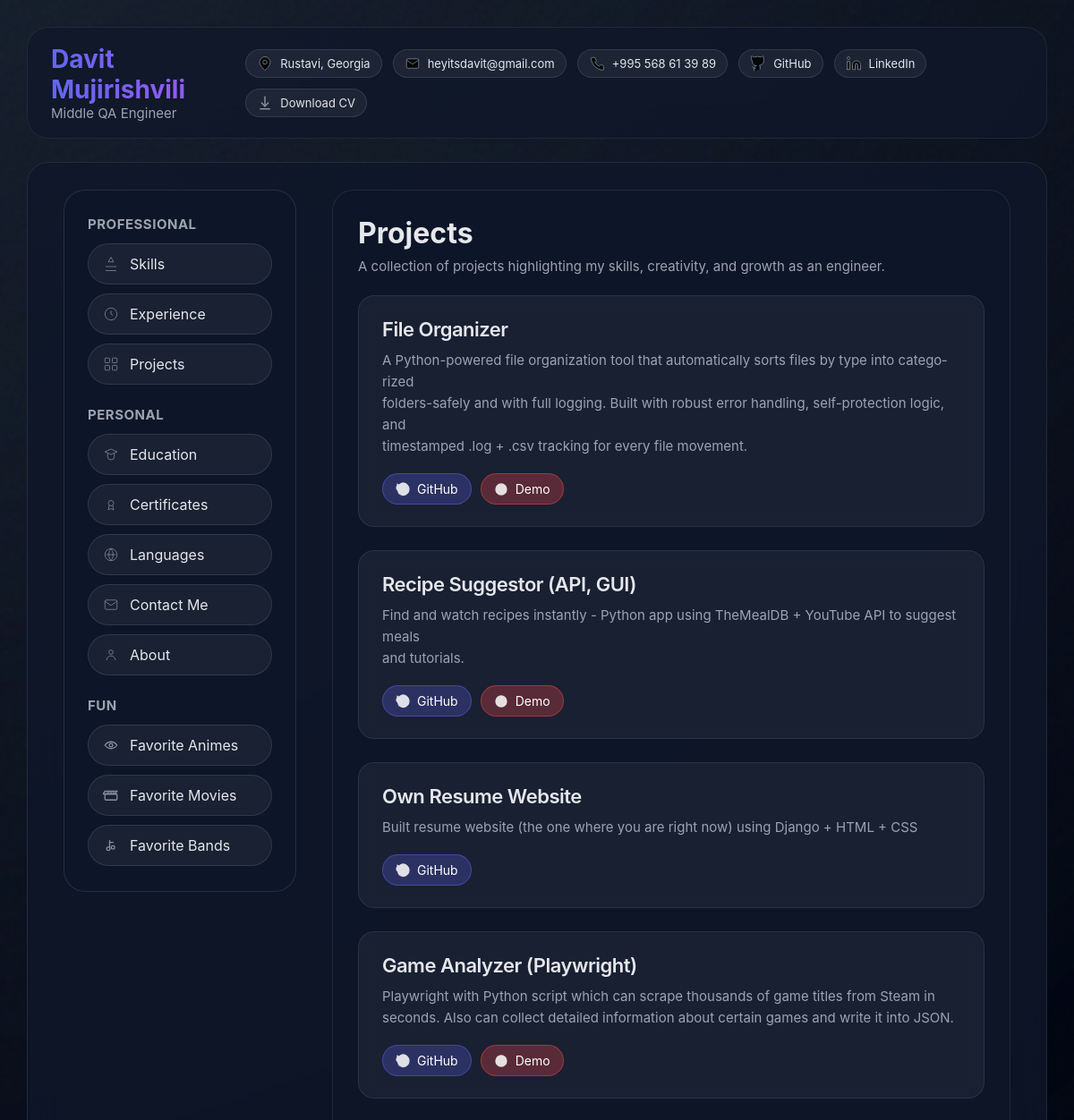
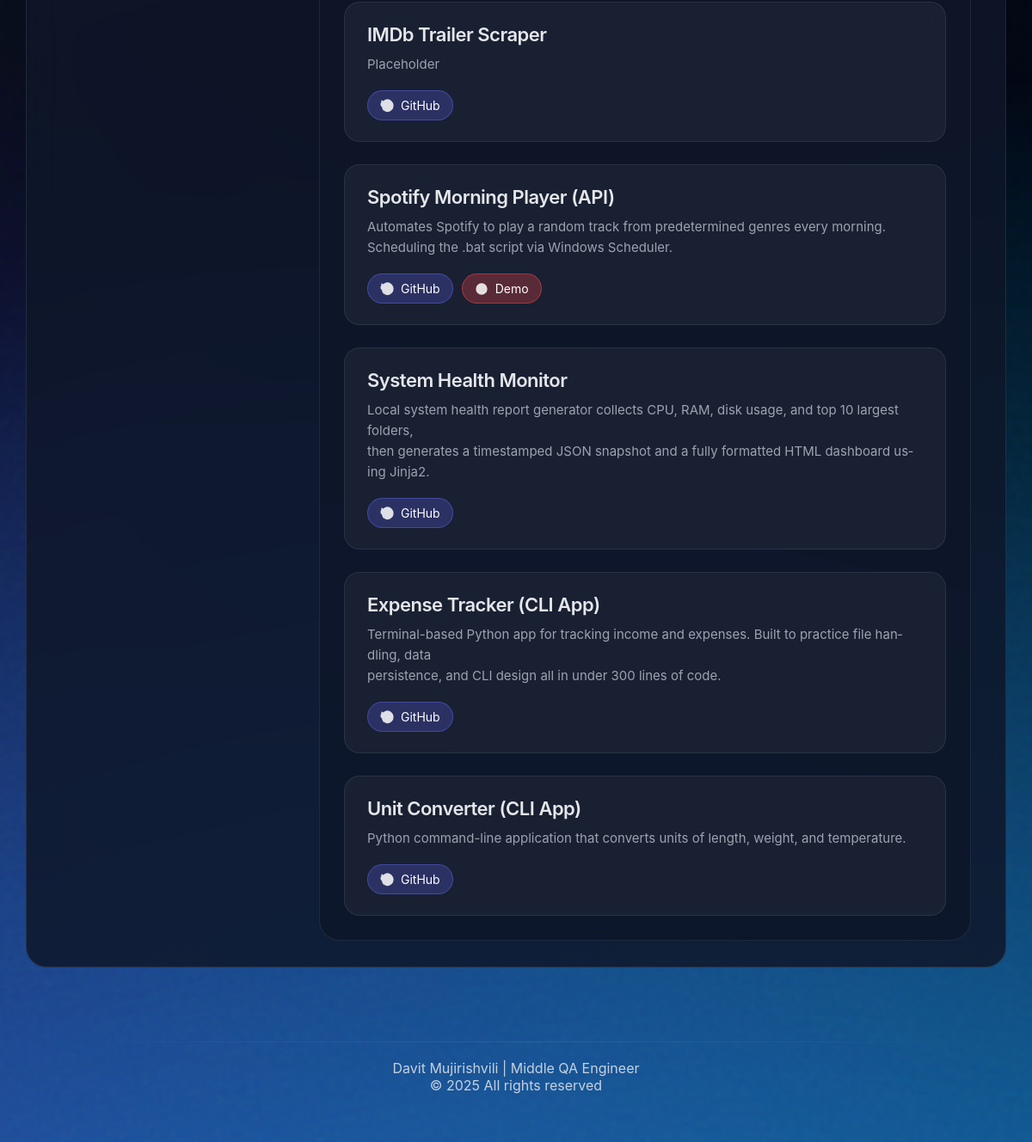
/projects/, run on the app's committed database (2 pictures, top to bottom).
### resume/models.py (models this page shows, shortened)
class Profile(models.Model):
    full_name = models.CharField(max_length=120)
    title = models.CharField(max_length=120)
    location = models.CharField(max_length=120, blank=True)
    email = models.EmailField(blank=True)
    github = models.URLField(blank=True)
    linkedin = models.URLField(blank=True)
    phone = models.CharField(max_length=50, blank=True, null=True)
    about = models.TextField(blank=True)  # <- FULL ABOUT PAGE CONTENT
    hero_heading = models.CharField(max_length=200, blank=True)
    hero_subheading = models.CharField(max_length=300, blank=True)
    hero_description = models.TextField(blank=True)
    hero_button_primary = models.CharField(max_length=100, blank=True)
    hero_button_primary_link = models.URLField(blank=True)
    hero_button_secondary = models.CharField(max_length=100, blank=True)
    hero_button_secondary_link = models.URLField(blank=True)
    hero_typing_text = models.TextField(blank=True)
    hero_highlight_1 = models.CharField(max_length=200, blank=True)
    hero_highlight_2 = models.CharField(max_length=200, blank=True)
    hero_highlight_3 = models.CharField(max_length=200, blank=True)
    stat_title_1 = models.CharField(max_length=120, blank=True)
    stat_value_1 = models.CharField(max_length=50, blank=True)
    stat_title_2 = models.CharField(max_length=120, blank=True)
    stat_value_2 = models.CharField(max_length=50, blank=True)
    stat_title_3 = models.CharField(max_length=120, blank=True)
    stat_value_3 = models.CharField(max_length=50, blank=True)
    stat_title_4 = models.CharField(max_length=120, blank=True)
    stat_value_4 = models.CharField(max_length=50, blank=True)
    photo = models.ImageField(upload_to='profile_photos/', blank=True, null=True)
    focus_now = models.CharField(max_length=120, blank=True)
    focus_next = models.CharField(max_length=120, blank=True)
    focus_later = models.CharField(max_length=120, blank=True)
    resume_pdf = models.FileField(
        upload_to="resumes/",
        blank=True,
        null=True,
        help_text="Upload your PDF resume"
    )

class Project(models.Model):
    profile = models.ForeignKey(Profile, on_delete=models.CASCADE, related_name="projects")
    name = models.CharField(max_length=150)
    description = models.TextField(blank=True)
    github = models.URLField(blank=True)
    demo = models.URLField(blank=True)

### resume/views.py (the view)
# urls.py: path('projects/', views.projects_view, name='projects'),
def projects_view(request):
    profile = get_profile()
    return render(request, "resume/projects.html", {
        "profile": profile,
        "projects": profile.projects.all()
    })

### resume/views.py (called while the page is built)
def get_profile():
    return Profile.objects.first()  # your single profile

### resume/templates/resume/projects.html (shortened to what this page needs)
{% extends "resume/base.html" %}
{% block content %}
<div class="section">
    <div class="page-header">
        <div class="page-title">Projects</div>
        <div class="page-subtitle">
            A collection of projects highlighting my skills, creativity, and growth as an engineer.
        </div>
    </div>
    {% if projects %}
        <div class="projects-grid">
            {% for project in projects %}
                <div class="project-card">
                    <div class="project-title">
                        {{ project.name }}
                    </div>
                    <div class="project-desc">
                        {{ project.description|linebreaksbr }}
                    </div>
                    <div class="project-links">
                        {% if project.github %}
                            <a class="proj-btn btn-github" href="{{ project.github }}" target="_blank">
                                GitHub
                            </a>
                        {% endif %}
                        {% if project.demo %}
                            <a class="proj-btn btn-demo" href="{{ project.demo }}" target="_blank">
                                <svg class="btn-icon" fill="currentColor" viewBox="0 0 24 24">
                                    <path d="M10 8l6 4-6 4V8zm12 4a10 10 0 11-20 0 10 10 0 0120 0z"/>
                                </svg>
                                Demo
                            </a>
                        {% endif %}
                    </div>
                </div>
            {% endfor %}
        </div>
    {% else %}
        <p style="color:var(--text-soft); margin-top:20px;">No projects added yet.</p>
    {% endif %}
</div>
{% endblock %}

### resume/templates/resume/base.html (shortened to what this page needs)
<!DOCTYPE html>
<html lang="en">
<head>
    {% load static %}
</head>
<body>
<div class="noise"></div>
<header class="top-header">
    <div class="top-header-left">
        <div class="top-name">{{ profile.full_name }}</div>
        <div class="top-role">{{ profile.title }}</div>
    </div>
    <div class="top-header-right">
        {% if profile.location %}
        <div class="top-chip">
            <svg class="chip-icon" viewBox="0 0 24 24">
                <path d="M12 22s8-6 8-12a8 8 0 1 0-16 0c0 6 8 12 8 12z"/>
                <circle cx="12" cy="10" r="3"/>
            </svg>
            {{ profile.location }}
        </div>
        {% endif %}
        {% if profile.email %}
        <a class="top-chip" href="mailto:{{ profile.email }}">
            <svg class="chip-icon" viewBox="0 0 24 24">
                <rect x="3" y="5" width="18" height="14" rx="2"/>
                <polyline points="3 7 12 13 21 7"/>
            </svg>
            {{ profile.email }}
        </a>
        {% endif %}
        {% if profile.phone %}
        <div class="top-chip">
            <svg class="chip-icon" viewBox="0 0 24 24">
                <path d="M22 16.92v3a2 2 0 0 1-2.18 2A19.8 19.8 0 0 1 3 5.18 2 2 0 0 1 5 3h3a2 2 0 0 1 2 1.72c.12.82.35 1.6.7 2.34a2 2 0 0 1-.45 2.3L9 10a16 16 0 0 0 6 6l1.64-1.25a2 2 0 0 1 2.3-.45c.74.35 1.52.58 2.34.7A2 2 0 0 1 22 16.92z"/>
            </svg>
            {{ profile.phone }}
        </div>
        {% endif %}
        {% if profile.github %}
        <a class="top-chip" href="{{ profile.github }}" target="_blank" rel="noopener noreferrer">
            GitHub
        </a>
        {% endif %}
        {% if profile.linkedin %}
        <a class="top-chip" href="{{ profile.linkedin }}" target="_blank" rel="noopener noreferrer">
            <svg class="chip-icon" viewBox="0 0 24 24">
                <path d="M16 8a6 6 0 0 1 6 6v7h-4v-7a2 2 0 0 0-4 0v7h-4v-7a6 6 0 0 1 6-6z"/>
                <rect x="2" y="9" width="4" height="12"/>
                <circle cx="4" cy="4" r="2"/>
            </svg>
            LinkedIn
        </a>
        {% endif %}
        {% if profile.resume_pdf %}
        <a class="top-chip" href="{{ profile.resume_pdf.url }}" target="_blank" download>
            <svg class="chip-icon" viewBox="0 0 24 24" fill="none" stroke="currentColor">
                <path d="M12 3v14" stroke-width="2" stroke-linecap="round"/>
                <path d="M7 12l5 5 5-5" stroke-width="2" stroke-linecap="round"/>
                <path d="M5 21h14" stroke-width="2" stroke-linecap="round"/>
            </svg>
            Download CV
        </a>
{% endif %}
    </div>
</header>
<div class="container">
    <aside class="sidebar">
        <div class="card">
            <div class="nav-title">Professional</div>
            <nav class="nav-list">
                <a class="nav-item" href="{% url 'skills' %}">
                    <svg class="nav-icon" viewBox="0 0 24 24" fill="none" stroke="currentColor">
                        <path d="M12 2l4 7H8l4-7zM4 22h16M4 16h16" />
                    </svg>
                    <span>Skills</span>
                </a>
                <a class="nav-item" href="{% url 'experience' %}">
                    <svg class="nav-icon" viewBox="0 0 24 24" fill="none" stroke="currentColor">
                        <circle cx="12" cy="12" r="9" />
                        <path d="M12 7v5l3 2" />
                    </svg>
                    <span>Experience</span>
                </a>
                <a class="nav-item" href="{% url 'projects' %}">
                    <svg class="nav-icon" viewBox="0 0 24 24" fill="none" stroke="currentColor">
                        <rect x="3" y="3" width="7" height="7" rx="1" />
                        <rect x="14" y="3" width="7" height="7" rx="1" />
                        <rect x="14" y="14" width="7" height="7" rx="1" />
                        <rect x="3" y="14" width="7" height="7" rx="1" />
                    </svg>
                    <span>Projects</span>
                </a>
            </nav>
            <div class="nav-title" style="margin-top:24px;">Personal</div>
            <nav class="nav-list">
                <a class="nav-item" href="{% url 'education' %}">
                    <svg class="nav-icon" viewBox="0 0 24 24" fill="none" stroke="currentColor">
                        <path d="M3 8l9-4 9 4-9 4-9-4z" />
                        <path d="M7 10v5a5 5 0 0 0 10 0v-5" />
                    </svg>
                    <span>Education</span>
                </a>
                <a class="nav-item" href="{% url 'certificates' %}">
                    <svg class="nav-icon" viewBox="0 0 24 24" fill="none" stroke="currentColor">
                        <circle cx="12" cy="10" r="4" />
                        <path d="M9.5 13.5L8 20l4-2 4 2-1.5-6.5" />
                    </svg>
                    <span>Certificates</span>
                </a>
                <a class="nav-item" href="{% url 'languages' %}">
                    <svg class="nav-icon" viewBox="0 0 24 24" fill="none" stroke="currentColor">
                        <circle cx="12" cy="12" r="9" />
                        <path d="M5 12h14" />
                        <path d="M12 3a14 14 0 0 1 0 18" />
                        <path d="M12 3a14 14 0 0 0 0 18" />
                    </svg>
                    <span>Languages</span>
                </a>
                <a class="nav-item" href="{% url 'contact' %}">
                    <svg class="nav-icon" viewBox="0 0 24 24" fill="none" stroke="currentColor">
                        <rect x="3" y="5" width="18" height="14" rx="2" />
                        <path d="M3 7l9 6 9-6" />
                    </svg>
                    <span>Contact Me</span>
                </a>
                <a class="nav-item" href="{% url 'about' %}">
                    <svg class="nav-icon" viewBox="0 0 24 24" fill="none" stroke="currentColor">
                        <circle cx="12" cy="8" r="3.2" />
                        <path d="M5.5 20a6.5 6.5 0 0 1 13 0" />
                    </svg>
                    <span>About</span>
                </a>
            </nav>
            <div class="nav-title" style="margin-top:24px;">Fun</div>
            <nav class="nav-list">
                <a class="nav-item" href="{% url 'animes' %}">
                    <svg class="nav-icon" viewBox="0 0 24 24" fill="none" stroke="currentColor">
                    <path d="M3 12s3.5-5 9-5 9 5 9 5-3.5 5-9 5-9-5-9-5z" stroke-width="1.7"/>
                    <circle cx="12" cy="12" r="2.5" stroke-width="1.7"/>
                </svg>
                    <span>Favorite Animes</span>
                </a>
                <a class="nav-item" href="{% url 'movies' %}">
                    <span>Favorite Movies</span>
                </a>
                <a class="nav-item" href="{% url 'bands' %}">
                    <span>Favorite Bands</span>
                </a>
            </nav>
        </div>
    </aside>
    <main class="content">
        {% block content %}
        {% endblock %}
    </main>
</div>
<footer class="site-footer">
    <div class="footer-inner">
        <div class="footer-name">Davit Mujirishvili | Middle QA Engineer</div>
        <div class="footer-copy">© 2025 All rights reserved</div>
    </div>
</footer>
</body>
</html>

### resume/templates/resume/projects.html (style rules this page uses)
.projects-grid { display: flex; flex-direction: column; gap: 26px; margin-top: 20px; }
.project-card { background: rgba(255,255,255,0.05); border: 1px solid rgba(255,255,255,0.08); padding: 24px 26px; border-radius: 18px; backdrop-filter: blur(8px); display: flex; flex-direction: column; justify-content: space-between; transition: 0.28s ease; position: relative; overflow: hidden; }
.project-card::before { content: ""; position: absolute; inset: 0; background: radial-gradient(circle at 20% -20%, rgba(99,102,241,0.35), transparent 70%); opacity: 0; transition: .35s ease; }
.project-title { font-size: 22px; font-weight: 600; margin-bottom: 10px; color: var(--text-main); letter-spacing: -0.5px; }
.project-desc { font-size: 15px; line-height: 1.6; color: var(--text-muted); margin-bottom: 18px; overflow-wrap: break-word; word-wrap: break-word; hyphens: auto; }
.project-links { display: flex; gap: 10px; margin-top: auto; }
.proj-btn { padding: 8px 14px; font-size: 14px; border-radius: var(--radius-pill); display: inline-flex; align-items: center; gap: 8px; color: white; text-decoration: none; transition: 0.25s ease; }
.btn-github { background: rgba(99,102,241,0.25); border: 1px solid rgba(99,102,241,0.45); }
.btn-demo { background: rgba(239,68,68,0.3); border: 1px solid rgba(239,68,68,0.5); }
.btn-icon { width: 16px; height: 16px; opacity: .85; }

### data on the page
Profile: title "Middle QA Engineer", location "Rustavi, Georgia", email "heyitsdavit@gmail.com", phone "+995 568 61 39 89"
Project: name "File Organizer", description "A Python-powered file organization tool that automatically sorts files by type into categorized folders-safely and with full logging. Built with robust error handling, self-protection logic, and timestamped .log + .csv tracking for every file movement."
Project: name "Recipe Suggestor (API, GUI)", description "Find and watch recipes instantly - Python app using TheMealDB + YouTube API to suggest meals and tutorials."
Project: name "Own Resume Website", description "Built resume website (the one where you are right now) using Django + HTML + CSS"
Project: name "Game Analyzer (Playwright)", description "Playwright with Python script which can scrape thousands of game titles from Steam in seconds. Also can collect detailed information about certain games and write it into JSON."
Project: name "IMDb Trailer Scraper", description "Placeholder"
Project: name "Spotify Morning Player (API)", description "Automates Spotify to play a random track from predetermined genres every morning. Scheduling the .bat script via Windows Scheduler."
Project: name "System Health Monitor", description "Local system health report generator collects CPU, RAM, disk usage, and top 10 largest folders, then generates a timestamped JSON snapshot and a fully formatted HTML dashboard using Jinja2."
Project: name "Expense Tracker (CLI App)", description "Terminal-based Python app for tracking income and expenses. Built to practice file handling, data persistence, and CLI design all in under 300 lines of code."
Project: name "Unit Converter (CLI App)", description "Python command-line application that converts units of length, weight, and temperature."
